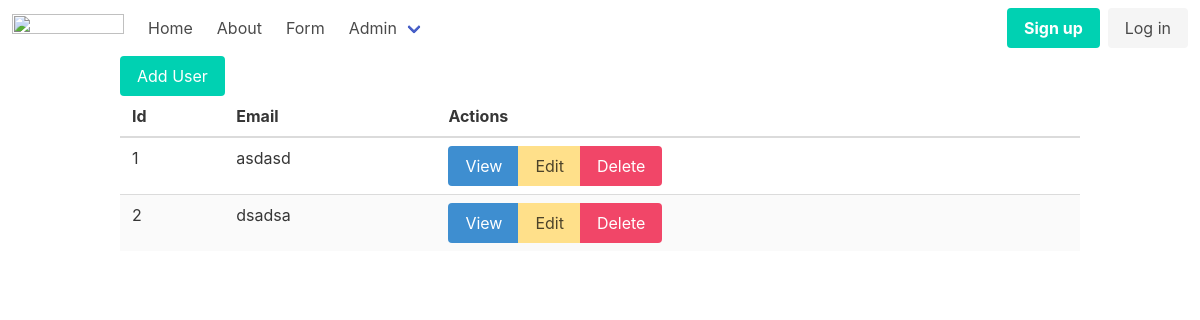
Before: /admin/users with the older database file.
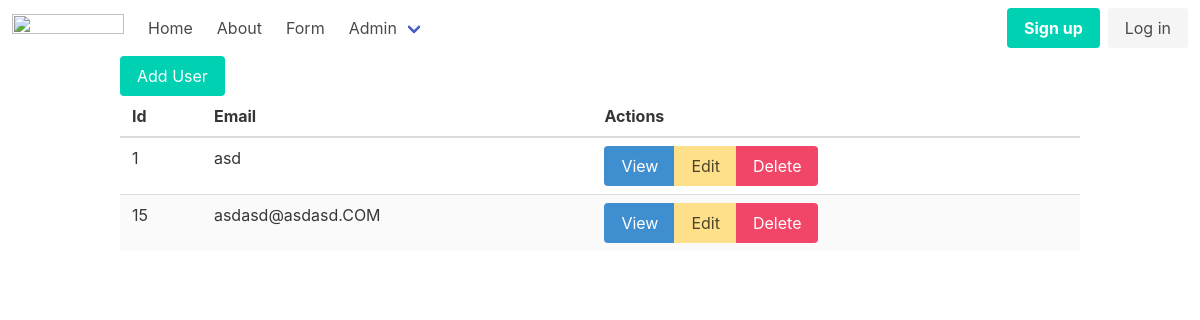
After: the same page with the newer database file.
### tables this page shows
CREATE TABLE users
(
    id       integer
        constraint users_pk
            primary key autoincrement,
    email    text not null
        constraint users_pk2
            unique,
    password text not null
);

### helpers.php (called while the page is built, shortened)
<?php
function view($viewName, $variables=[]){
    extract($variables);
    include __DIR__ . "/views/$viewName.php";
}
function auth(){
   return User::auth();
}

### src/Models/User.php (called while the page is built, shortened)
<?php
class User extends Model {
    public static function auth(){
        return false;
    }
}

### src/DB.php (called while the page is built, shortened)
<?php
class DB {
    private $conn;
    public function __construct()
    {
        try {
            $this->conn = new PDO("sqlite:db.sqlite");
            $this->conn->setAttribute(PDO::ATTR_ERRMODE, PDO::ERRMODE_EXCEPTION);
        } catch(PDOException $e) {
            echo "Connection failed: " . $e->getMessage();
        }
    }
    public function all(string $table, string $className){
        $stmt = $this->conn->prepare("SELECT * FROM $table");
        $stmt->execute();
        $stmt->setFetchMode(PDO::FETCH_CLASS, $className);
        return $stmt->fetchAll();
    }
}

### src/Models/Model.php (called while the page is built, shortened)
<?php
class Model{
    static $table;
    public static function all(){
        $db = new DB();
        return $db-> all(static::$table, static::class);
    }
}

### views/users/index.php (the view, shortened to what this page needs)
<?php include __DIR__ . '/../partials/header.php' ?>
<div class="container">
    <a href="/admin/users/create" class="button is-primary">Add User</a>
    <table class="table is-fullwidth is-striped">
        <thead>
            <th>Id</th>
            <th>Email</th>
            <th>Actions</th>
        </thead>
        <tbody>
            <?php foreach($users as $user): ?>
                <tr>
                    <td><?=$user->id?></td>
                    <td><?=$user->email?></td>
                    <td>
                        <div class="buttons has-addons">
                            <a href="/admin/users/show?id=<?=$user->id?>" class="button is-info">View</a>
                            <a href="/admin/users/edit?id=<?=$user->id?>" class="button is-warning">Edit</a>
                            <a href="/admin/users/delete?id=<?=$user->id?>" class="button is-danger" href="/admin/users/delete?id=<?=$user->id?>">Delete</a>
                        </div>
                    </td>
                </tr>
            <?php endforeach; ?>
        </tbody>
    </table>
</div>

### views/partials/nav.php (shortened to what this page needs)
<nav class="navbar" role="navigation" aria-label="main navigation">
  <div class="navbar-brand">
    <a class="navbar-item" href="/">
      <img src="https://bulma.io/images/bulma-logo.png" width="112" height="28">
    </a>
  </div>
  <div id="navbarBasicExample" class="navbar-menu">
    <div class="navbar-start">
      <a href="/" class="navbar-item">
        Home
      </a>
      <a href="/about" class="navbar-item">
        About
      </a>
      <a href="/form" class="navbar-item">
        Form
      </a>
      <div class="navbar-item has-dropdown is-hoverable">
        <a class="navbar-link">
          Admin
        </a>
      </div>
    </div>
    <div class="navbar-end">
      <?php if (auth()) : ?>
        <div class="navbar-item has-dropdown is-hoverable">
          <a class="navbar-link">
            <?= auth()->email ?>
          </a>
          <div class="navbar-dropdown">
            <a href="/logout" class="navbar-item">
              Logout
            </a>
          </div>
        </div>
      <?php else : ?>
        <div class="navbar-item">
          <div class="buttons">
            <a href="/register" class="button is-primary">
              <strong>Sign up</strong>
            </a>
            <a href="/login" class="button is-light">
              Log in
            </a>
          </div>
        </div>
      <?php endif ?>
    </div>
  </div>
</nav>

Changed rows visible on the page:
removed users: id "2", email "dsadsa"
changed users id 1: email "asdasd" → "asd"
added users: id "15", email "asdasd@asdasd.COM"
